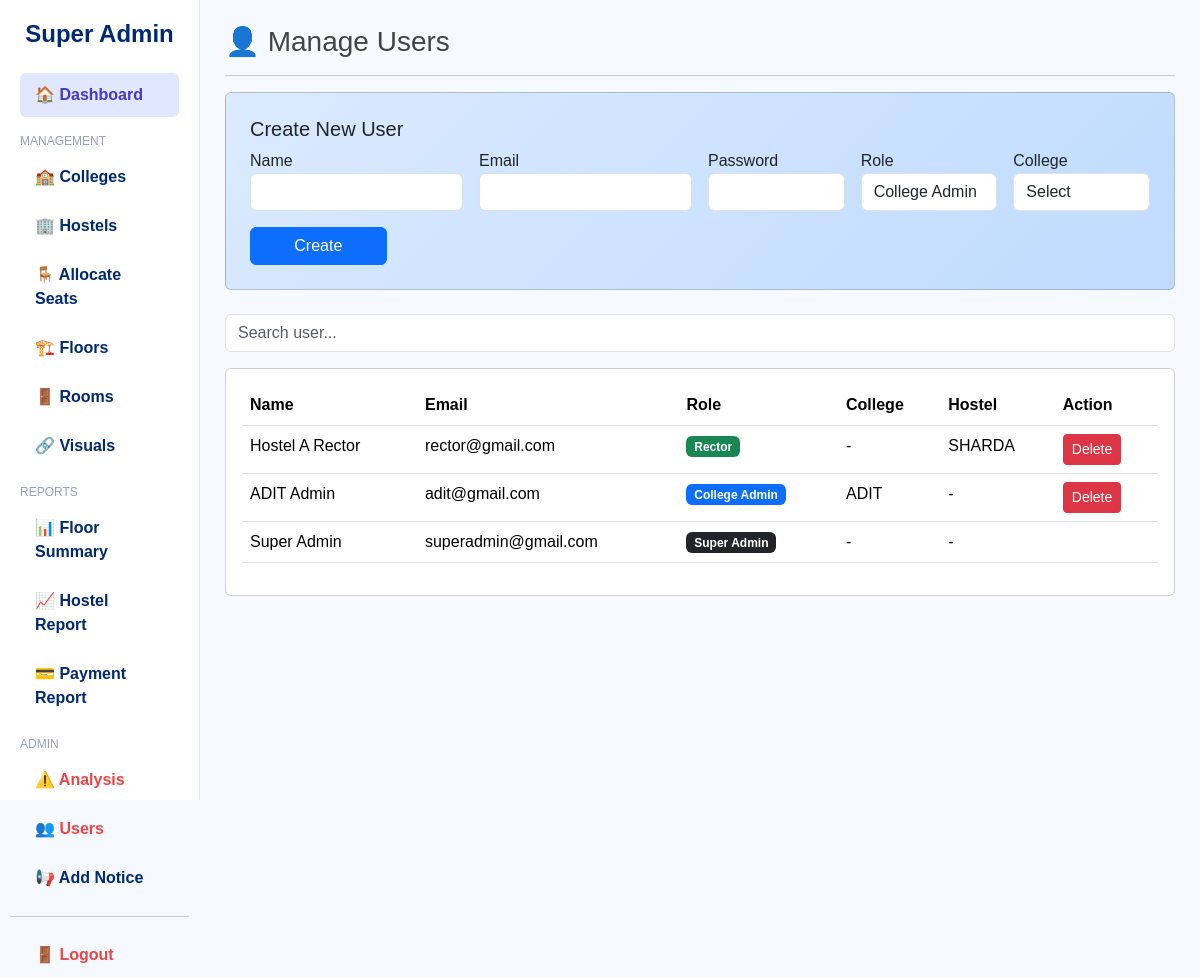
/superadmin/manage_users.php (signed in), run on the app's committed database.
### tables this page shows
CREATE TABLE users (
    id INT AUTO_INCREMENT PRIMARY KEY,
    name VARCHAR(100) NOT NULL,
    email VARCHAR(100) NOT NULL UNIQUE,
    password VARCHAR(100) NOT NULL,
    role ENUM('superadmin','collegeadmin','rector') NOT NULL,
    college_id INT NULL,
    hostel_id INT NULL,
    FOREIGN KEY (college_id) REFERENCES colleges(id) ON DELETE SET NULL,
    FOREIGN KEY (hostel_id) REFERENCES hostels(id) ON DELETE SET NULL
);

CREATE TABLE hostels (
    id INT AUTO_INCREMENT PRIMARY KEY,
    name VARCHAR(100) NOT NULL,
    total_seats INT NOT NULL,
    maintenance_seats INT DEFAULT 0
);

CREATE TABLE colleges (
    id INT AUTO_INCREMENT PRIMARY KEY,
    name VARCHAR(100) NOT NULL
);

### superadmin/manage_users.php (the view, shortened to what this page needs)
<?php
include("../config/config.php");
$users = mysqli_query($conn,"
SELECT u.*, c.name as college_name, h.name as hostel_name
FROM users u
LEFT JOIN colleges c ON u.college_id=c.id
LEFT JOIN hostels h ON u.hostel_id=h.id
ORDER BY u.id DESC
");
?>
<!DOCTYPE html>
<html>
<head>
<link href="https://cdn.jsdelivr.net/npm/bootstrap@5.3.2/dist/css/bootstrap.min.css" rel="stylesheet">
<link rel="stylesheet" href="superadmin.css">
</head>
<body>
<div class="container-fluid">
<div class="row">
<?php include("sidebar.php"); ?>
<div class="col-md-10 content">
<h3>👤 Manage Users</h3>
<hr>
<div class="card p-4 mb-4 card-blue">
<h5>Create New User</h5>
<form method="POST" class="row g-3">
<div class="col-md-3">
<label>Name</label>
<input type="text" name="name" class="form-control" required>
</div>
<div class="col-md-3">
<label>Email</label>
<input type="email" name="email" class="form-control" required>
</div>
<div class="col-md-2">
<label>Password</label>
<input type="password" name="password" class="form-control" required>
</div>
<div class="col-md-2">
<label>Role</label>
<select name="role" id="role" class="form-control" required onchange="toggleFields()">
<option value="collegeadmin">College Admin</option>
</select>
</div>
<div class="col-md-2" id="collegeDiv">
<label>College</label>
<select name="college_id" class="form-control">
<option value="">Select</option>
</select>
</div>
<div class="col-md-2 d-flex align-items-end">
<button type="submit" name="add_user" class="btn btn-primary w-100">
Create
</button>
</div>
</form>
</div>
<input type="text" id="search" class="form-control mb-3" placeholder="Search user...">
<div class="card p-3">
<table class="table" id="userTable">
<thead>
<tr>
<th>Name</th>
<th>Email</th>
<th>Role</th>
<th>College</th>
<th>Hostel</th>
<th>Action</th>
</tr>
</thead>
<tbody>
<?php while($u = mysqli_fetch_assoc($users)){ ?>
<tr>
<td><?php echo $u['name']; ?></td>
<td><?php echo $u['email']; ?></td>
<td>
<?php
if($u['role']=="collegeadmin"){
echo '<span class="badge bg-primary">College Admin</span>';
}elseif($u['role']=="rector"){
echo '<span class="badge bg-success">Rector</span>';
}else{
echo '<span class="badge bg-dark">Super Admin</span>';
}
?>
</td>
<td><?php echo $u['college_name'] ?? '-'; ?></td>
<td><?php echo $u['hostel_name'] ?? '-'; ?></td>
<td>
<?php if($u['role'] != 'superadmin'){ ?>
<a href="?delete=<?php echo $u['id']; ?>"
class="btn btn-danger btn-sm"
onclick="return confirm('Delete this user?')">
Delete
</a>
<?php } ?>
</td>
</tr>
<?php } ?>
</tbody>
</table>
</div>
</div>
</div>
</div>
</body>
</html>

### superadmin/superadmin.css (style rules this page uses)
body { background:#f6f9ff; font-family:"Nunito", sans-serif; color:#444; }
.content { padding:25px; }

### superadmin/manage_users.php (style rules this page uses)
.card-blue { background:linear-gradient(135deg,#dbeafe,#bfdbfe); }

### data on the page
users: name "Hostel A Rector", email "rector@gmail.com", role "Rector", college_name "-", hostel.name "SHARDA"
users: name "ADIT Admin", email "adit@gmail.com", role "College Admin", college.name "ADIT", hostel_name "-"
users: name "Super Admin", email "superadmin@gmail.com", role "Super Admin", college_name "-", hostel_name "-"
